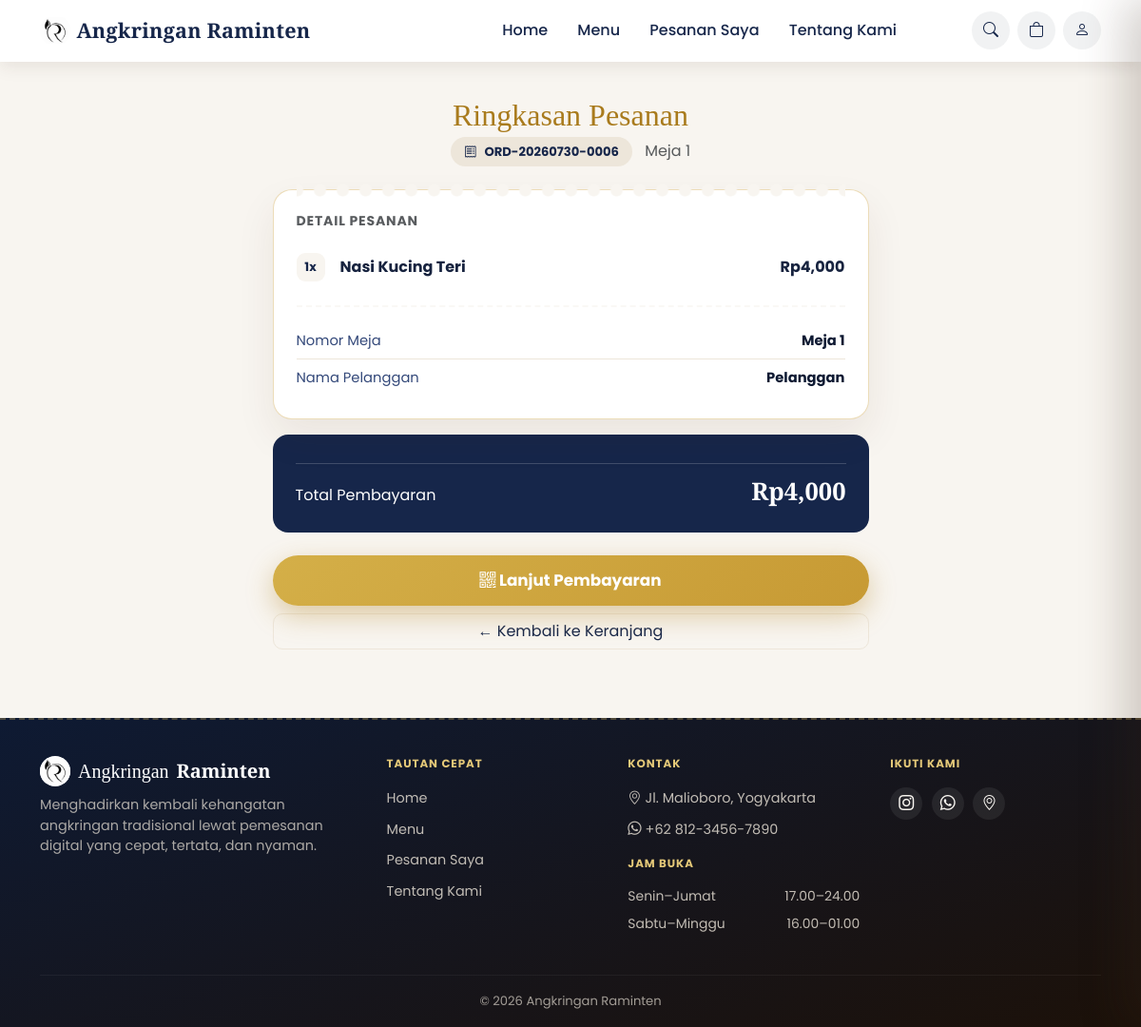
The app's page /checkout/summary/6 with its own data.
### models/order.py (models this page shows, shortened)
class Order(db.Model):
    __tablename__ = "orders"
    id = db.Column(db.Integer, primary_key=True)
    order_number = db.Column(db.String(30), unique=True, nullable=True)
    table_id = db.Column(db.Integer, db.ForeignKey("tables.id"), nullable=True)
    table_number = db.Column(db.Integer, nullable=False)
    customer_name = db.Column(db.String(100), default="Pelanggan")
    customer_phone = db.Column(db.String(30), default="")
    note = db.Column(db.String(255), default="")
    _status = db.Column("status", db.String(30), default=STATUS_FLOW[0])
    _payment_status = db.Column("payment_status", db.String(20), default=PAYMENT_BELUM_DIBAYAR)
    payment_method = db.Column(db.String(20), default="QRIS")
    paid_at = db.Column(db.DateTime, nullable=True)
    created_at = db.Column(db.DateTime, default=datetime.utcnow)
    updated_at = db.Column(db.DateTime, default=datetime.utcnow, onupdate=datetime.utcnow)
    items = db.relationship("OrderItem", backref="order", lazy=True, cascade="all, delete-orphan")
    transaction = db.relationship("Transaction", backref="order", uselist=False, cascade="all, delete-orphan")
    @property
    def status(self):
        return self._status
    @status.setter
    def status(self, value):
        if value not in STATUS_FLOW:
            raise ValueError(f"Status pesanan '{value}' tidak valid.")
        self._status = value
        self.updated_at = datetime.utcnow()
    @property
    def payment_status(self):
        return self._payment_status
    @payment_status.setter
    def payment_status(self, value):
        if value not in PAYMENT_STATUS_FLOW:
            raise ValueError(f"Status pembayaran '{value}' tidak valid.")
        self._payment_status = value
    @property
    def is_paid(self):
        return self._payment_status == PAYMENT_LUNAS
    @property
    def total_price(self):
        return sum(item.subtotal for item in self.items)

class OrderItem(db.Model):
    __tablename__ = "order_items"
    id = db.Column(db.Integer, primary_key=True)
    order_id = db.Column(db.Integer, db.ForeignKey("orders.id"), nullable=False)
    menu_item_id = db.Column(db.Integer, db.ForeignKey("menu_items.id"), nullable=False)
    quantity = db.Column(db.Integer, default=1)
    price_at_order = db.Column(db.Float, nullable=False)
    @property
    def subtotal(self):
        return self.quantity * self.price_at_order

### models/menu.py (models this page shows, shortened)
class MenuItem(db.Model):
    __tablename__ = "menu_items"
    id = db.Column(db.Integer, primary_key=True)
    name = db.Column(db.String(100), nullable=False)
    _price = db.Column("price", db.Float, nullable=False)
    category = db.Column(db.String(20), nullable=False)  # Makanan / Minuman / Cemilan
    description = db.Column(db.String(255), default="")
    image = db.Column(db.String(255), default="default-menu.jpg")
    is_available = db.Column(db.Boolean, default=True)
    order_items = db.relationship("OrderItem", backref="menu_item", lazy=True)
    @property
    def price(self):
        return self._price
    @price.setter
    def price(self, value):
        if value is None or value < 0:
            raise ValueError("Harga menu tidak boleh negatif.")
        self._price = value

### routes/customer.py (the view)
@customer_bp.route("/checkout/summary/<int:order_id>")
def order_summary(order_id):
    order = Order.query.get_or_404(order_id)
    if order.is_paid:
        return redirect(url_for("customer.receipt", order_id=order.id))
    return render_template("customer/order_summary.html", order=order)

### templates/customer/order_summary.html (shortened to what this page needs)
{% extends "customer/base.html" %}
{% block content %}
<div class="container py-4">
  <div class="row justify-content-center">
    <div class="col-lg-7">
      <h2 class="section-title mb-1 text-center">Ringkasan Pesanan</h2>
      <p class="text-muted mb-4 text-center">
        <span class="qris-order-chip"><i class="bi bi-receipt"></i> {{ order.order_number }}</span>
        &nbsp; <span class="text-muted">Meja {{ order.table_number }}</span>
      </p>
      <div class="ticket-card p-4 mb-3">
        <h6 class="text-uppercase small fw-bold text-muted mb-3" style="letter-spacing:.06em;">Detail Pesanan</h6>
        <div class="d-flex flex-column mb-2">
          {% for item in order.items %}
          <div class="order-line-item">
            <div class="d-flex align-items-center gap-3">
              <div class="order-line-qty">{{ item.quantity }}x</div>
              <div class="fw-bold">{{ item.menu_item.name }}</div>
            </div>
            <span class="fw-bold">Rp{{ '{:,.0f}'.format(item.subtotal) }}</span>
          </div>
          {% endfor %}
        </div>
        <hr class="ticket-divider">
        <div class="pay-info-row"><span class="label">Nomor Meja</span><span class="value">Meja {{ order.table_number }}</span></div>
        <div class="pay-info-row"><span class="label">Nama Pelanggan</span><span class="value">{{ order.customer_name }}</span></div>
      </div>
      <div class="total-box mb-4">
        <div class="total-grand">
          <span>Total Pembayaran</span>
          <span class="amount">Rp{{ '{:,.0f}'.format(order.total_price) }}</span>
        </div>
      </div>
      <a href="{{ url_for('customer.payment_method', order_id=order.id) }}" class="btn btn-pesan w-100">
        <i class="bi bi-qr-code"></i> Lanjut Pembayaran
      </a>
      <a href="{{ url_for('customer.cart') }}" class="btn btn-outline-secondary w-100 mt-2">
        &larr; Kembali ke Keranjang
      </a>
    </div>
  </div>
</div>
{% endblock %}

### static/css/style.css (style rules this page uses)
:root { --cream-50: #FFFFFF; --cream-100: #F8F5F0; --cream-200: #EDE6DA; --navy-900: #0E1A33; --navy-800: #16264A; --navy-700: #1E3160; --navy-500: #34497A; --coklat-900: var(--navy-900); --coklat-700: var(--navy-800); --coklat-500: var(--navy-500); --coklat-300: #7F8FB3; --gold-700: #A97B1D; --gold-600: #C79A34; --gold-500: #D4AF48; --gold-400: #E4C878; --orange-600: var(--gold-600); --orange-500: var(--gold-500); --orange-400: var(--gold-400); --leaf-800: #253B23; --leaf-700: #33502F; --leaf-500: #4E7A46; --leaf-300: #8FB77E; --leaf-100: #E4EEDD; --ink: #17233F; --font-display: "Playfair Display", "Georgia", serif; --font-body: "Poppins", sans-serif; --gold-border: rgba(201,154,52,.35); --shadow-soft: 0 10px 26px rgba(14, 26, 51, .1); --shadow-lift: 0 20px 42px rgba(14, 26, 51, .18); }
* { box-sizing: border-box; }
html { scroll-behavior: smooth; }
body { font-family: var(--font-body); color: var(--ink); background-color: var(--cream-100); overflow-x: hidden; }
.btn-pesan, .btn-staff-login { position: relative; overflow: hidden; }
h1, h2, h3, .display-font { font-family: var(--font-display); }
a { text-decoration: none; }
body:not(.has-hero) { padding-top: 78px; }
.btn-pesan { background: linear-gradient(135deg, var(--gold-500), var(--gold-600)); color: #fff; border: none; padding: .85rem 2.1rem; border-radius: 999px; font-weight: 700; font-size: 1.05rem; box-shadow: 0 10px 28px rgba(180,135,42,.4); transition: transform .15s ease, box-shadow .15s ease, filter .15s ease; }
.section-title { font-family: var(--font-display); color: var(--gold-700); }
.total-box { background: var(--coklat-700); color: var(--cream-50); border-radius: 16px; padding: 1.5rem; }
.btn-outline-secondary { border-radius: 10px; color: var(--navy-800); border-color: var(--cream-200); transition: background .15s ease, border-color .15s ease, transform .15s ease; }
* { min-width: 0; }
.row { margin-left: 0; margin-right: 0; }
.ticket-card { background: var(--cream-50); border: 1px solid var(--gold-border); border-radius: 20px; position: relative; box-shadow: 0 18px 40px rgba(74, 44, 23, .08); color: var(--ink); }
.ticket-card::before { content: ""; position: absolute; top: -10px; left: 24px; right: 24px; height: 20px; background-image: radial-gradient(circle 6px, var(--cream-100) 6px, transparent 7px); background-size: 24px 20px; background-repeat: repeat-x; background-position: top center; }
.ticket-divider { border: none; border-top: 2px dashed var(--cream-200); margin: 1rem 0; }
.order-line-item { display: flex; align-items: center; justify-content: space-between; padding: .55rem 0; border-bottom: 1px solid var(--cream-200); gap: .75rem; }
.order-line-item:last-child { border-bottom: none; }
.order-line-qty { width: 30px; height: 30px; border-radius: 9px; background: var(--cream-100); color: var(--coklat-700); font-weight: 700; font-size: .8rem; display: flex; align-items: center; justify-content: center; flex-shrink: 0; }
.total-box .total-grand { display: flex; justify-content: space-between; align-items: baseline; padding-top: .6rem; margin-top: .4rem; border-top: 1px solid rgba(255,255,255,.18); }
.total-box .total-grand .amount { font-family: var(--font-display); font-size: 1.6rem; font-weight: 700; }
.qris-order-chip { display: inline-flex; align-items: center; gap: .5rem; background: var(--cream-200); color: var(--coklat-700); border-radius: 999px; padding: .35rem .9rem; font-weight: 700; font-size: .82rem; }
.pay-info-row { display: flex; justify-content: space-between; padding: .5rem 0; font-size: .92rem; }
.pay-info-row + .pay-info-row { border-top: 1px solid var(--cream-200); }
.pay-info-row .label { color: var(--coklat-500); }
.pay-info-row .value { font-weight: 700; color: var(--coklat-900); }

### records on screen
Order: order_number "ORD-20260730-0006", table_number "1", customer_name "Pelanggan"
OrderItem: quantity "1", menu_item.name "Nasi Kucing Teri", subtotal "4,000", total_price "4,000"

### other values on screen
{{ contact.address }} "Jl. Malioboro, Yogyakarta"
{{ contact.whatsapp_display }} "+62 812-3456-7890"
